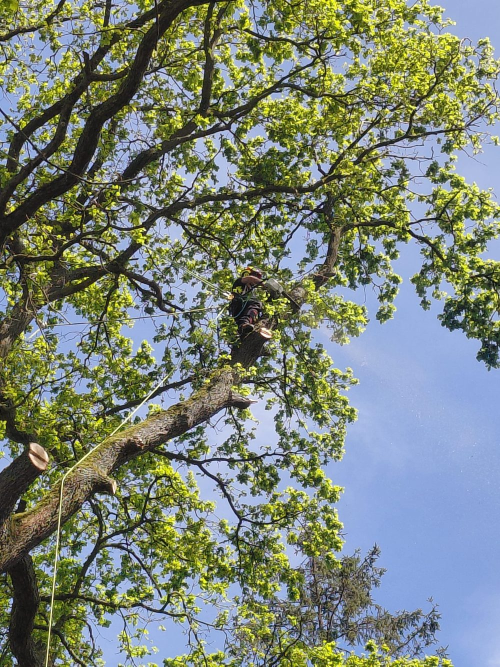
#> input picture fotos/web/boom-klimwerk-2.jpg, 1000 x 1333 px (shown at 1/2 size)
$ python optimize-home-images.py
#> lines starting #> are read from the running program, lines starting #| are printed output that depends on the picture
"""Build compact homepage images from the existing source photos with Pillow."""
from pathlib import Path

from PIL import Image, ImageOps

ROOT = Path(__file__).resolve().parents[1]
OUTPUT = ROOT / "fotos/web/optimized"
IMAGES = [
    ("home-boomverzorging", "fotos/web/boom-klimwerk-2.jpg", (320, 640, 960), 3 / 2, (0.5, 0.5)),
    ("home-haagsnoei", "fotos/IMG_3059.jpeg", (320, 640, 960), 3 / 2, (0.5, 0.5)),
    ("home-tuinaanleg", "fotos/IMG_3270.jpeg", (320, 640, 960), 3 / 2, (0.5, 0.65)),
    ("home-bosbouw", "fotos/web/bosbouw-hakselaar-bos.jpg", (480, 768, 1200), 4 / 3, (0.5, 0.5)),
    ("home-grondwerken", "fotos/web/tuinaanleg-kraan-1.jpg", (480, 768, 1000), 4 / 3, (0.5, 0.5)),
    ("home-gazononderhoud", "fotos/web/tuinonderhoud-machinaal.jpg", (480, 768, 1000), 4 / 3, (0.5, 0.5)),
]


def main():
    OUTPUT.mkdir(parents=True, exist_ok=True)
    for name, source, widths, ratio, center in IMAGES:
        with Image.open(ROOT / source) as original:
#> original is the input picture: PIL image 1000x1333 RGB; mean R, G, B 123.2, 132.6, 121
            photo = ImageOps.exif_transpose(original).convert("RGB")
            for width in widths:
                size = (width, round(width / ratio))
                image = ImageOps.fit(photo, size, Image.Resampling.LANCZOS, centering=center)
                image.save(OUTPUT / f"{name}-{width}.webp", "WEBP", quality=82, method=6)
                image.save(OUTPUT / f"{name}-{width}.avif", "AVIF", quality=65, speed=6)
#> this loop made 1 pass
#> pass 1, in main, `image = ImageOps.fit(photo, size, Image.Resampling.LANCZOS, centering=..`:
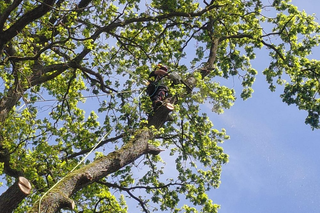
#> image: PIL image 320x213 RGB; mean R, G, B 122.4, 131.6, 123.3

    with Image.open(ROOT / "fotos/web/hero-boomwerken-canopy.jpg") as original:
        photo = ImageOps.exif_transpose(original).convert("RGB")
        photo.save(OUTPUT / "home-hero-boomverzorging-1536.avif", "AVIF", quality=65, speed=6)
        # Match the existing centered mobile background without transferring the hidden sides.
        mobile = ImageOps.fit(photo, (576, 864), Image.Resampling.LANCZOS, centering=(0.5, 0))
        mobile.save(OUTPUT / "home-hero-boomverzorging-mobiel-576.webp", "WEBP", quality=82, method=6)
        mobile.save(OUTPUT / "home-hero-boomverzorging-mobiel-576.avif", "AVIF", quality=55, speed=6)


if __name__ == "__main__":
#> (the run stopped early here; a loop or call above may not have finished)

$ run again, with fotos/web/boom-klimwerk-1.jpg copied over fotos/web/boom-klimwerk-2.jpg
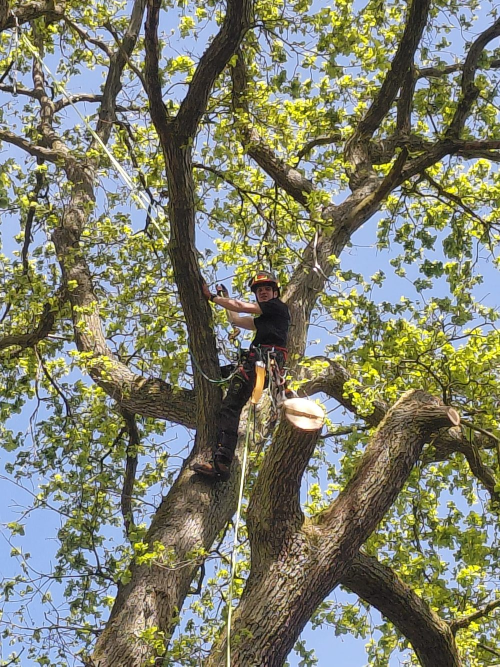
#> input picture fotos/web/boom-klimwerk-1.jpg, 1000 x 1333 px (shown at 1/2 size)
#> in main, original is the input picture: PIL image 1000x1333 RGB; mean R, G, B 127.3, 129.3, 111.5
#> the loop in main, `for width in widths:` made 1 pass
#> pass 1, in main, `image = ImageOps.fit(photo, size, Image.Resampling.LANCZOS, centering=..`:
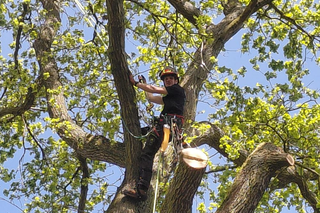
#> image: PIL image 320x213 RGB; mean R, G, B 127.8, 129.1, 107.8

$ run again, with fotos/web/boom-kruin-1.jpg copied over fotos/web/boom-klimwerk-2.jpg
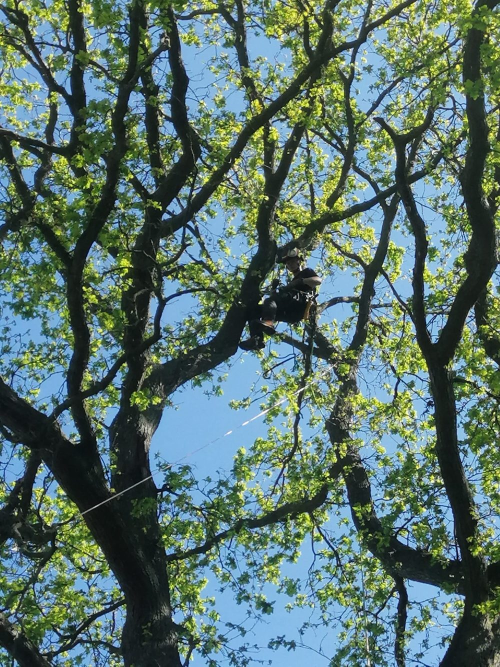
#> input picture fotos/web/boom-kruin-1.jpg, 1000 x 1333 px (shown at 1/2 size)
#> in main, original is the input picture: PIL image 1000x1333 RGB; mean R, G, B 90.3, 115.3, 109
#> the loop in main, `for width in widths:` made 1 pass
#> pass 1, in main, `image = ImageOps.fit(photo, size, Image.Resampling.LANCZOS, centering=..`:
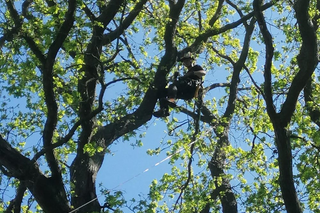
#> image: PIL image 320x213 RGB; mean R, G, B 88.9, 113.5, 108.4

$ run again, with fotos/web/boom-kruin-2.jpg copied over fotos/web/boom-klimwerk-2.jpg
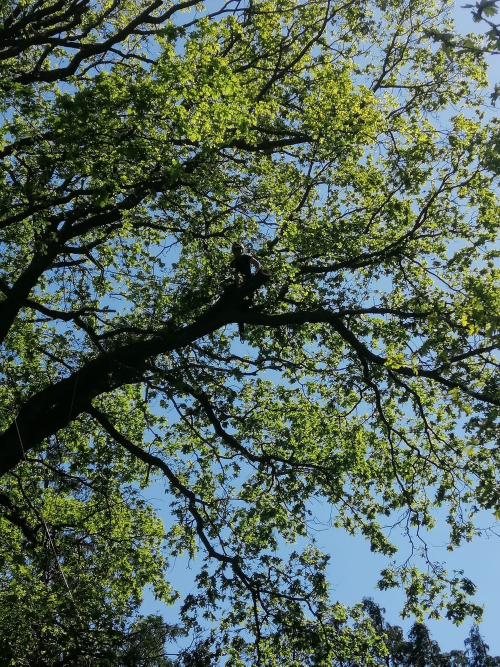
#> input picture fotos/web/boom-kruin-2.jpg, 1000 x 1333 px (shown at 1/2 size)
#> in main, original is the input picture: PIL image 1000x1333 RGB; mean R, G, B 83.4, 100.2, 88.1
#> the loop in main, `for width in widths:` made 1 pass
#> pass 1, in main, `image = ImageOps.fit(photo, size, Image.Resampling.LANCZOS, centering=..`:
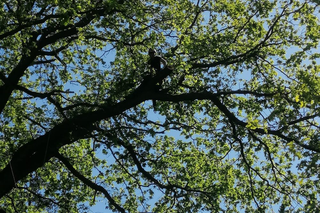
#> image: PIL image 320x213 RGB; mean R, G, B 75.9, 91.8, 78.8
